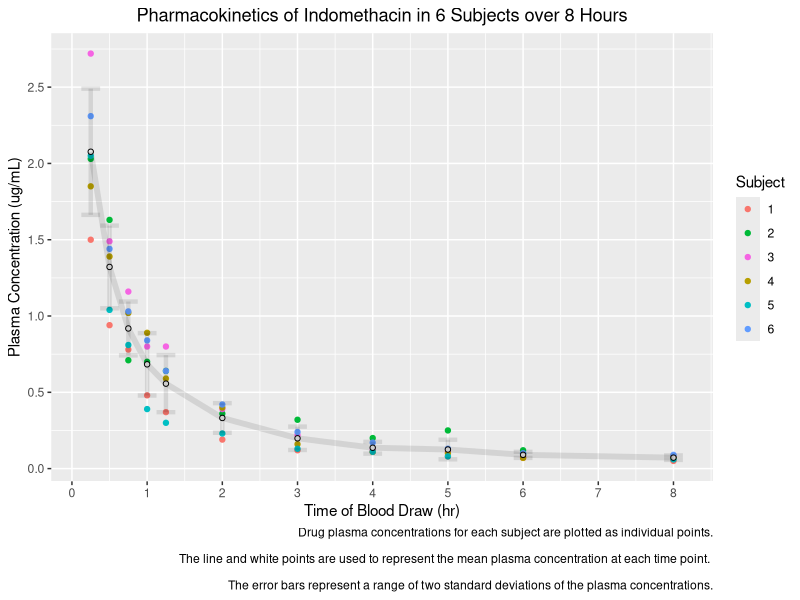
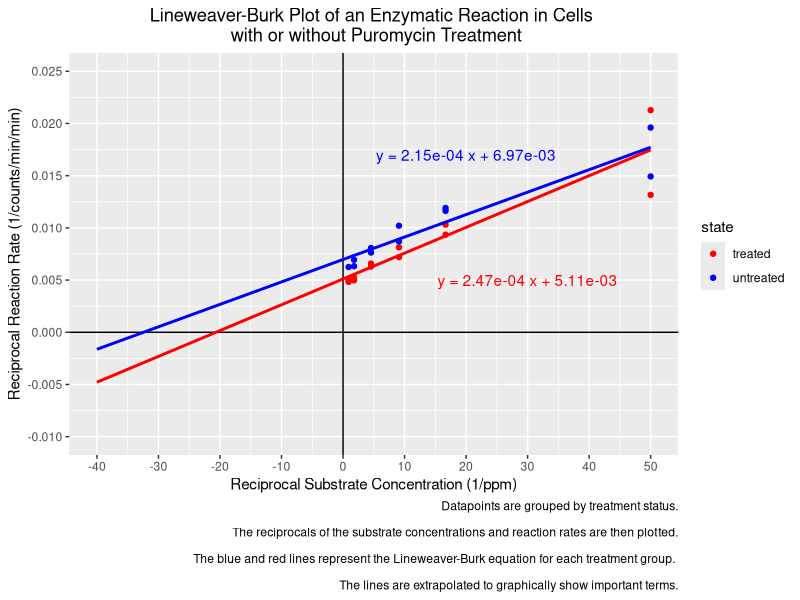
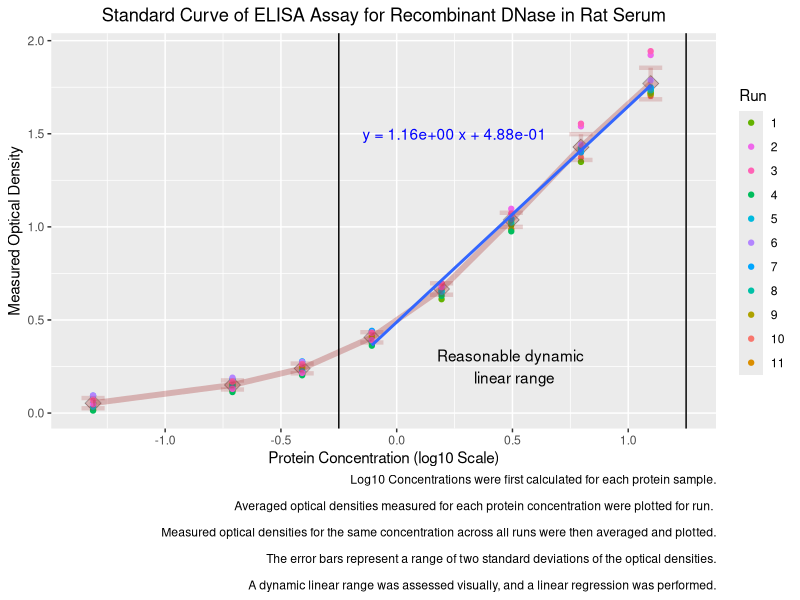
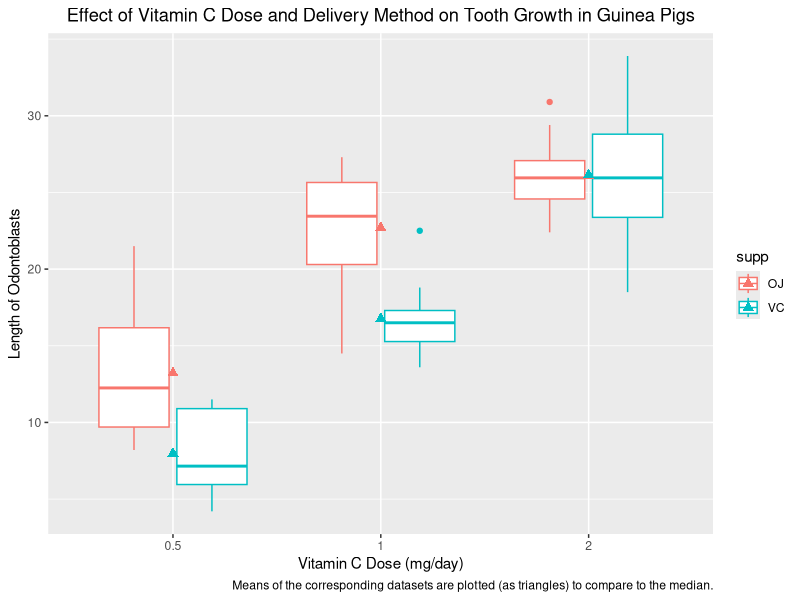

Generate these figures, in order, with R:
#Import tidyverse

library("tidyverse")


#Dataset 1: Pharmacokinetics of Indomethacin
data(Indometh)

Inm<-as.tibble(Indometh)

#Create additional variables to calculate mean and standard deviation of drug concentrations across all six subjects at each timepoint
Inm%>%group_by(time)%>%mutate(mean_conc=mean(conc),sd_conc=sd(conc))->Inm_change

#Remove subject IDs and conc to only retain the mean and standard deviation of drug concentrations for all six subjects at each timepoint
Inm_change%>%select(-Subject,-conc)%>%distinct()->Inm_trunc

#Create plot of all subjects' data, with mean and standard deviations superimposed 

ggplot()+
  geom_point(data=Inm,mapping=aes(x=time,y=conc,colour=Subject),size=1.5)+scale_colour_hue(breaks=c("1","2","3","4","5","6"))+
  geom_point(data=Inm_trunc,mapping=aes(x=time,y=mean_conc),shape=21,fill="white")+
  geom_line(data=Inm_trunc,mapping=aes(x=time,y=mean_conc),size=2,alpha=0.1)+
  geom_errorbar(data=Inm_trunc,mapping=aes(x=time,ymin=mean_conc-sd_conc,ymax=mean_conc+sd_conc),width=0.25,size=1.5,alpha=0.1)+
  scale_y_continuous(name="Plasma Concentration (ug/mL)",breaks=seq(0,3,by=0.5))+
  scale_x_continuous(name="Time of Blood Draw (hr)",breaks=seq(0,8,by=1))+
  labs(title="Pharmacokinetics of Indomethacin in 6 Subjects over 8 Hours",
       caption = "Drug plasma concentrations for each subject are plotted as individual points.
       \n The line and white points are used to represent the mean plasma concentration at each time point. 
       \n The error bars represent a range of two standard deviations of the plasma concentrations.")+theme(plot.title=element_text(hjust=0.5))




#Dataset 2: Puromycin and Reaction Velocity of an Enzymatic Reaction
data(Puromycin)

Puro<-as.tibble(Puromycin)

#Create variables for 1/concentration and 1/rate and create separate tibbles (for cells treated and untreated with puromycin)

Puro%>%mutate(Inv_rate=1/rate,Inv_conc=1/conc)->Puro_mod

Puro_mod%>%filter(state=="treated")->Puro_LB_treated

Puro_mod%>%filter(state=="untreated")->Puro_LB_untreated

#Calculating the Michaelis-Menten constant and maximum reaction velocity.
#Y-intercept is 1/(maximum reaction velocity)
#X-intercept is -1/(Michaelis-Menten constant)

#For untreated

lm(Inv_rate~Inv_conc,Puro_LB_untreated)->lm_untreated

#summary(lm_untreated) #Gives summary statistics

#names(summary(lm_untreated)) #Find names of the elements I want

as.data.frame(summary(lm_untreated)$coefficients)$Estimate -> lm_untreated_int_slope

Vmax_untreated=round(1/(lm_untreated_int_slope[1]),digits=2)


Km_untreated=round(-1/(-lm_untreated_int_slope[1]/lm_untreated_int_slope[2]),digits=4)


untreated_eqn<-paste("y = ",formatC(lm_untreated_int_slope[2],format='e',digits=2)," x + ",formatC(lm_untreated_int_slope[1],format='e',digits=2),sep="")


#For treated 

lm(Inv_rate~Inv_conc,Puro_LB_treated)->lm_treated

#summary(lm_treated) #Gives summary statistics

#names(summary(lm_treated)) #Find names of the elements I want

as.data.frame(summary(lm_treated)$coefficients)$Estimate -> lm_treated_int_slope

Vmax_treated=round(1/(lm_treated_int_slope[1]),digits=2)

Km_treated=round(-1/(-lm_treated_int_slope[1]/lm_treated_int_slope[2]),digits=4)

treated_eqn<-paste("y = ",formatC(lm_treated_int_slope[2],format='e',digits=2)," x + ",formatC(lm_treated_int_slope[1],format='e',digits=2),sep="")



#Plotting
ggplot()+
  geom_point(data=Puro_mod,mapping=aes(x=Inv_conc,y=Inv_rate,colour=state))+
  scale_x_continuous(name="Reciprocal Substrate Concentration (1/ppm)",limits=c(-40,50),breaks=seq(-40,50,by=10))+
  scale_y_continuous(name="Reciprocal Reaction Rate (1/counts/min/min)",limits=c(-0.01,0.025),breaks=seq(-0.01,0.03,by=0.005))+
  geom_vline(xintercept=0)+
  geom_hline(yintercept=0)+
  scale_colour_manual(values=c("red","blue"))+
  geom_smooth(data=Puro_LB_treated,mapping=aes(x=Inv_conc,y=Inv_rate),colour="red",method="lm",se=FALSE,fullrange=TRUE)+
  annotate('text',label=treated_eqn,x=30,y=0.005,colour="red")+
  geom_smooth(data=Puro_LB_untreated,mapping=aes(x=Inv_conc,y=Inv_rate),colour="blue",method="lm",se=FALSE,fullrange=TRUE)+
  annotate('text',label=untreated_eqn,x=20,y=0.017,colour="blue")+
  labs(title="Lineweaver-Burk Plot of an Enzymatic Reaction in Cells \n with or without Puromycin Treatment",
       caption = "Datapoints are grouped by treatment status.
        \n The reciprocals of the substrate concentrations and reaction rates are then plotted.
       \n The blue and red lines represent the Lineweaver-Burk equation for each treatment group. 
       \n The lines are extrapolated to graphically show important terms.")+theme(plot.title=element_text(hjust=0.5))





#Dataset 3: ELISA Assay of DNase

data(DNase)

dna<-as.tibble(DNase)

#Convert concentrations to log10 scale and create summary statistics for both all runs together and individual runs.

dna%>%mutate(log_conc=log10(conc))%>%group_by(Run,log_conc)%>%summarise(mean_density=mean(density),sd_density=sd(density))->summed_log_dna

dna%>%mutate(log_conc=log10(conc))%>%group_by(log_conc)%>%summarise(mean_density=mean(density),sd_density=sd(density))->summed_mean_log_dna

summed_log_dna%>%filter(log_conc >=-0.25, log_conc<=1.25)->linear_log_dna #Create another tibble with just the data that falls within a predicted linear dynamic range

lm(mean_density~log_conc,linear_log_dna)->lm_linear

as.data.frame(summary(lm_linear)$coefficients)$Estimate->lm_linear_int_slope

lin_range_eqn<-paste("y = ",formatC(lm_linear_int_slope[2],format='e',digits=2)," x + ",formatC(lm_linear_int_slope[1],format='e',digits=2),sep="")


ggplot()+
  geom_point(data=summed_mean_log_dna,mapping=aes(x=log_conc,y=mean_density),fill="brown",size=4,shape=23,alpha=0.3)+
  geom_point(data=summed_log_dna,mapping=aes(x=log_conc,y=mean_density,colour=Run))+
  scale_colour_hue(breaks=c("1","2","3","4","5","6","7","8","9","10","11"))+
  geom_line(data=summed_mean_log_dna,mapping=aes(x=log_conc,y=mean_density),colour="brown",size=2,alpha=0.3)+
  geom_errorbar(data=summed_mean_log_dna,mapping=aes(x=log_conc,ymin=mean_density-sd_density,ymax=mean_density+sd_density),colour="brown",width=0.1,size=1.5,alpha=0.2)+
  geom_smooth(data=linear_log_dna,mapping=aes(x=log_conc,y=mean_density),method="lm",se=FALSE,size=1,alpha=0.2)+
  geom_vline(xintercept=-0.25)+
  geom_vline(xintercept=1.25)+
  annotate('text',label="Reasonable dynamic \n linear range",x=0.5,y=0.25)+
  annotate('text',label=lin_range_eqn,x=0.25,y=1.5,colour="blue")+
  xlab('Protein Concentration (log10 Scale)')+
  ylab('Measured Optical Density')+
  labs(title="Standard Curve of ELISA Assay for Recombinant DNase in Rat Serum",
       caption = "Log10 Concentrations were first calculated for each protein sample.
       \n Averaged optical densities measured for each protein concentration were plotted for run. 
       \n Measured optical densities for the same concentration across all runs were then averaged and plotted.
       \n The error bars represent a range of two standard deviations of the optical densities.
       \n A dynamic linear range was assessed visually, and a linear regression was performed.")+
  theme(plot.title=element_text(hjust=0.5))

#Dataset 4:  The Effect of Vitamin C on Tooth Growth in Guinea Pigs

data(ToothGrowth)

tooth<-as.tibble(ToothGrowth)


#Create summary statistics for each combination of delibery method and dose to compare means to median graphically.

tooth%>%group_by(supp,dose)%>%summarise(mean_length=mean(len),median_length=median(len), IQR_half=IQR(len)/2,sd_length=sd(len))->summed_tooth



ggplot()+
  geom_boxplot(data=tooth,mapping=aes(x=as.factor(dose),y=len,colour=supp))+
  geom_point(data=summed_tooth,mapping=aes(x=as.factor(dose),y=mean_length,colour=supp),shape=17,size=2.5)+
  xlab('Vitamin C Dose (mg/day)')+
  ylab("Length of Odontoblasts")+
  labs(title="Effect of Vitamin C Dose and Delivery Method on Tooth Growth in Guinea Pigs",
       caption="Means of the corresponding datasets are plotted (as triangles) to compare to the median.")+
  theme(plot.title=element_text(hjust=0.5))


  
  
  
